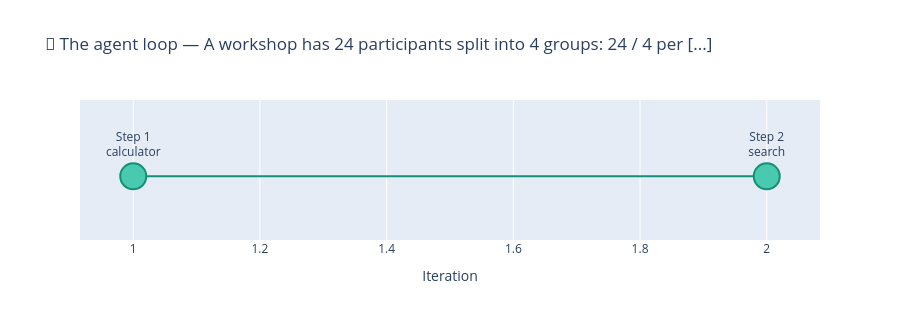

The notebook cell saved with this chart:
### Code cell
plot_agent_trace(trace)

### Figure 1 — Plotly figure (JSON) as saved in the notebook; plotly's stock layout.template omitted (floating-point values rounded to 4 significant figures)
{"data": [{"hoverinfo": "text", "hovertext": ["Thought: There is a calculation here. I should not guess at arithmetic.<br>Observation: 6.0", "Thought: I should ground this in the knowledge base, not in my memory.<br>Observation: [kb-10] Retrieval augmented generation, or RAG, retrieves relevant documents from an external knowledge base at query time and injects them into the prompt. The model then answers from the retrieved text rather than from memory."], "line": {"color": "#148f77", "width": 2}, "marker": {"color": "#48c9b0", "line": {"color": "#148f77", "width": 2}, "size": 26}, "mode": "markers+lines+text", "showlegend": false, "text": ["Step 1<br>calculator", "Step 2<br>search"], "textposition": "top center", "type": "scatter", "x": [1, 2], "y": [1, 1]}], "layout": {"height": 320, "title": {"text": "🔁 The agent loop — A workshop has 24 participants split into 4 groups: 24 / 4 per [...]"}, "xaxis": {"title": {"text": "Iteration"}}, "yaxis": {"range": [0.5, 1.6], "visible": false}}}
